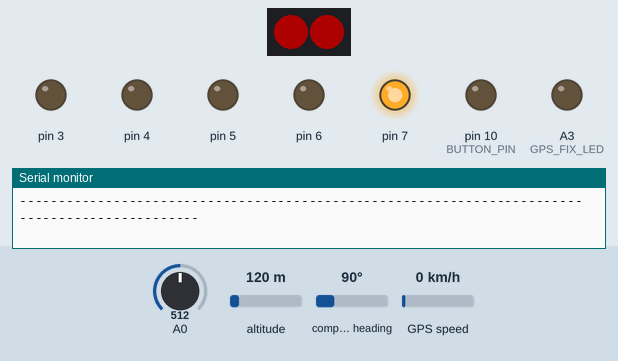
A program run on a simulated Arduino Nano, built with avr-gcc and run on an emulated ATmega328P. Shown: 2 RGB LEDs in strip order, left to right, output pins drawn as LEDs (lit = HIGH), the last lines printed to the serial monitor. Inputs (shaded band) come from the test bench; at power-on: compass heading 90°, A0 = 512, altitude 120 m, GPS speed 0 km/h. Dim RGB values are drawn brighter than linear; the GPS gets a fix after 3 s at 37.7749, -122.4194 with 8 satellites.

Above: at 0.1 s.
At 2.6 s:
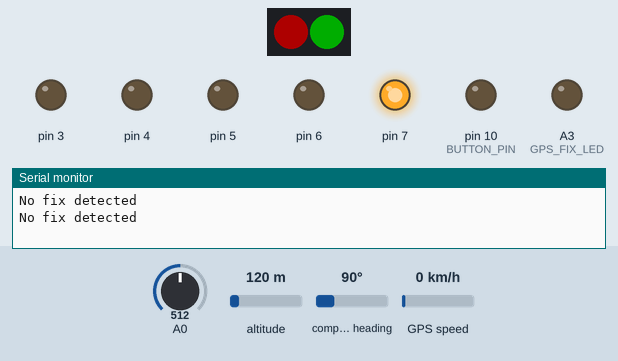
2.7 s: compass heading set to 7°
At 4.4 s:
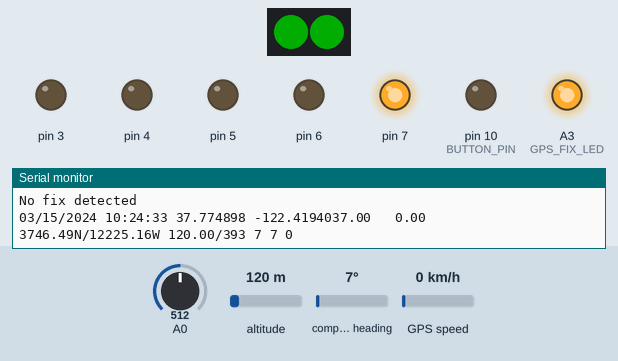
Timing chart, 0 to 5.9 s (numbered marks = the images above; inputs shaded):
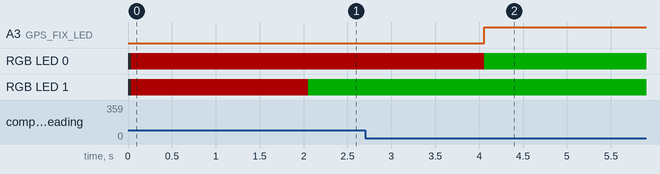

The program:

main.cpp
```cpp
/***
 * Arduino APRS Tracker (aat) with Arduino nano knockoff
 * Install the following libraries through Arduino Library Manager
 * - TinyGPS by Mikal Hart
 * -
 * -
 ***/

#include <SoftwareSerial.h>
#include <TinyGPS.h>
#include <LibAPRS.h>
#include <secrets.h>
#include "coord_format.h"
#include <Adafruit_NeoPixel.h>


// Enable this define NEO-6M if you are constantly getting wrong data,
// the ADC ISR triggers during SoftwareSerial so we miss data coming from GPS
// (for some reason only on this type of GPS and only when running on 9600 bps)
//#define NEO-6M

// Manual update button
#define BUTTON_PIN 10

// GPS SoftwareSerial
// Does not share pins with SPI. Will not communicate with budget gps modules if linked to spi bus.
#define GPS_RX_PIN 9
#define GPS_TX_PIN 8
TinyGPS gps;
SoftwareSerial GPSSerial(GPS_RX_PIN, GPS_TX_PIN);

// LibAPRS
#define OPEN_SQUELCH false
#define ADC_REFERENCE REF_5V

// PPT_PIN is defined on libAPRS/device.h
//#define PPT_PIN 3

// GPS_FIX_LED A3/D17
#define GPS_FIX_LED A3

// no slash used in symbol table
char APRS_CALLSIGN[] = "KM6WOL";
int APRS_SSID = 12;
char APRS_SYMBOL = 'b';


// NeoPixel settings
//Neopixel 1: GPS, Neopixel 2: Status
#define LED_PIN  2
#define LED_COUNT 2

Adafruit_NeoPixel statusled(LED_COUNT, LED_PIN, NEO_GRB + NEO_KHZ800);


// SmartBeaconing(tm) Setting  http://www.hamhud.net/hh2/smartbeacon.html implementation by LU5EFN
// SmartBeaconing is an algorithm created by Steve Bragg for adjusting the transmit rate by the speed and heading changes on the tracker.
//As the tracker moves faster, the transmit rate will increase linearly.
//SmartBeaconing also uses CornerPegging to cause transmissions to occur when the tracker turns corners.
//In order to use SmartBeaconing, the GPS must send speed and heading information with the GPRMC sentence.

#define LOW_SPEED 5 // [km/h]
#define HIGH_SPEED 90

//1750 :: 1750000ms/1750 seconds/29.16 minutes
//175 :: 175000ms/175 seconds/2.916 minutes
#define SLOW_RATE 1750 // [seg]
#define FAST_BEACON_RATE  175

#define TURN_MIN  30
#define TURN_SLOPE  240
#define MIN_TURN_TIME 20

//long instead of float for latitude and longitude
long lat = 0;
long lon = 0;

int speed_kt = 0;
int currentcourse = 0;
int ialtitude_feet = 0;

unsigned long lastTX = 0, tx_interval = 0;
int previouscourse = 0, turn_threshold = 0, courseDelta = 0;

bool newData = false;
// buffer for conversions
#define CONV_BUF_SIZE 16
static char conv_buf[CONV_BUF_SIZE];

/*****************************************************************************************/

/*****************************************************************************************/
void disableGPGLL()
{
  const char *msg = "PUBX,40,GLL,0,0,0,0,0";

  // find checksum
  int checksum = 0;
  for (int i = 0; msg[i]; i++)
    checksum ^= (unsigned char)msg[i];

  // convert and create checksum HEX string
  char checkTmp[8];
  snprintf(checkTmp, sizeof(checkTmp)-1, "*%.2X", checksum);

  // send to module
  GPSSerial.print("$");
  GPSSerial.print(msg);
  GPSSerial.println(checkTmp);
  GPSSerial.flush();
}

void locationUpdate() {
//Altitude in Comment Text — The comment may contain an altitude value,
//in the form /A=aaaaaa, where aaaaaa is the altitude in feet. For example:
//A=001234. The altitude may appear anywhere in the comment.
//Source: APRS protocol
//Which means /A=000XXXArduino APRS Tracker (29 characters)

  char comment []= "AVR APRS Beacon";
  char temp[8];
  char APRS_comment [32]="/A=";

  // Convert altitude in string and pad left
  sprintf(temp, "%06d", ialtitude_feet);
  strcat(APRS_comment,temp);
  strcat(APRS_comment,comment);
  //Serial.println(APRS_comment);

  APRS_setLat((char*)deg_to_nmea(lat, true));
  APRS_setLon((char*)deg_to_nmea(lon, false));

  APRS_setSpeed(speed_kt);
  APRS_setCourse(currentcourse);

  // turn off SoftSerial to stop interrupting tx
  GPSSerial.end();

  // TX
  APRS_sendLoc(APRS_comment, strlen(APRS_comment));

  // read TX LED pin and wait till TX has finished. LibAPRS has TX_LED defined on (PB5), i use LED_BUILTIN on my version as TX_LED
  //while(digitalRead(LED_BUILTIN));

  // start SoftSerial again
// #ifdef NEO-6M
//    GPSSerial.begin(4800);
// #else
  GPSSerial.begin(9600);
      statusled.clear();
      statusled.setBrightness(50);
      statusled.setPixelColor(0, 0,0,255);
      statusled.setPixelColor(1, 0,0,255);
      statusled.show();
//#endif
}


void setup()
{
  Serial.begin(115200);
  GPSSerial.begin(9600);

// #ifdef NEO-6M
//   GPSSerial.print("$PUBX,41,1,0007,0003,4800,0*13\r\n");
//   GPSSerial.begin(4800);
//   GPSSerial.flush();
// #endif
  statusled.begin();           // INITIALIZE NeoPixel strip object (REQUIRED)
  statusled.clear();            // Turn OFF all pixels ASAP
  statusled.setBrightness(50); // Set BRIGHTNESS to about 1/5 (max = 255)
  statusled.setPixelColor(0, 255,0,0);
  statusled.setPixelColor(1, 255,0,0);
  statusled.show();
  // delay(500);
  // statusled.clear();            // Turn OFF all pixels ASAP
  // statusled.setBrightness(50); // Set BRIGHTNESS to about 1/5 (max = 255)
  // statusled.setPixelColor(0, 0,255,0);
  // statusled.setPixelColor(1, 0,255,0);
  // statusled.show();
  // delay(500);
  // statusled.clear();            // Turn OFF all pixels ASAP
  // statusled.setBrightness(50); // Set BRIGHTNESS to about 1/5 (max = 255)
  // statusled.setPixelColor(0, 0,0,255);
  // statusled.setPixelColor(1, 0,0,255);
  // statusled.show();


  // Reduce NMEA messages
  disableGPGLL();
  pinMode(BUTTON_PIN, INPUT_PULLUP);
  pinMode(GPS_FIX_LED,OUTPUT);


  Serial.println(F("Arduino APRS Tracker"));

  APRS_init(ADC_REFERENCE, OPEN_SQUELCH);
  APRS_setCallsign(APRS_CALLSIGN,APRS_SSID);
  APRS_setSymbol(APRS_SYMBOL);

  Serial.print(F("Callsign:     ")); Serial.print(APRS_CALLSIGN); Serial.print(F("-")); Serial.println(APRS_SSID);
  Serial.print(F("Free RAM:     ")); Serial.println(freeMemory());
  Serial.println(F("Date       Time     Latitude  Longitude  Course Speed APRS Lat/Lon       Altitude   Course current/Delta/turn_threshold"));
  Serial.println(F("                    (deg)     (deg)      (deg)  (Km/h)DDMM.mmN/DDDMM.mmW (m/ft)                "));
  Serial.println(F("-----------------------------------------------------------------------------------------------"));
}

static void smartdelay(unsigned long ms)
{
  unsigned long start = millis();
  do
  {
    while (GPSSerial.available())
      {
        if (gps.encode(GPSSerial.read())) newData = true;

      }
  } while (millis() - start < ms);
}

static void print_int(unsigned long val, unsigned long invalid, int len)
{
  char sz[32];
  if (val == invalid)
    strcpy(sz, "*******");
  else
    sprintf(sz, "%ld", val);
  sz[len] = 0;
  for (int i=strlen(sz); i<len; ++i)
    sz[i] = ' ';
  if (len > 0)
    sz[len-1] = ' ';
  Serial.print(sz);
  smartdelay(0);
}

static void print_float(float val, float invalid, int len, int prec)
{
  if (val == invalid)
  {
    while (len-- > 1)
      Serial.print('*');
    Serial.print(' ');
  }
  else
  {
    Serial.print(val, prec);
    int vi = abs((int)val);
    int flen = prec + (val < 0.0 ? 2 : 1); // . and -
    flen += vi >= 1000 ? 4 : vi >= 100 ? 3 : vi >= 10 ? 2 : 1;
    for (int i=flen; i<len; ++i)
      Serial.print(' ');
  }
  smartdelay(0);
}

static void print_date(TinyGPS &gps)
{
  int year;
  byte month, day, hour, minute, second, hundredths;
  unsigned long age;
  gps.crack_datetime(&year, &month, &day, &hour, &minute, &second, &hundredths, &age);
  if (age == TinyGPS::GPS_INVALID_AGE)
    Serial.print(F("********** ******** "));
  else
  {
    char sz[32];
    sprintf(sz, "%02d/%02d/%02d %02d:%02d:%02d ",
        month, day, year, hour, minute, second);
    Serial.print(sz);
  }
  smartdelay(0);
}
/*****************************************************************************************/
void loop()
{
  float flat, flon;

  unsigned long age=0;

  float faltitude_meters=0, fkmph=0;

  // Process GPS data every second (or so)
  smartdelay(1000);
  gps.get_position(&lat, &lon, &age);

  while (age == TinyGPS::GPS_INVALID_AGE)
  {
    // It is not an ideal check but provides a good indication, could be no fix/GPS is not connected/GPS is sending garbage
    Serial.println(F("No fix detected"));
    smartdelay(1000);
    statusled.clear();            // Turn OFF all pixels ASAP
    statusled.setBrightness(50); // Set BRIGHTNESS to about 1/5 (max = 255)
    statusled.setPixelColor(0, 255,0,0);
    statusled.setPixelColor(1, 0,255,0);
    statusled.show();
    gps.get_position(&lat, &lon, &age);
  }

  if (newData && lat !=0)
  {
    // Parse twice the location with both float and long. Using float helps to paste it directly to google maps for troubleshooting
    gps.get_position(&lat, &lon, &age);
    gps.f_get_position(&flat, &flon, &age);

    // TinyGPS reports TinyGPS::GPS_INVALID_F_ALTITUDE = 1000000.0 for invalid altitude
    faltitude_meters = gps.f_altitude(); // +/- altitude in meters

    // Quick fix to ignore wrong data in calculations
    if (int (faltitude_meters) > 30000) faltitude_meters =0;
    ialtitude_feet = int(faltitude_meters*3.281);  // integer value of altitude in feet

    fkmph = gps.f_speed_kmph(); // speed in km/h

    // Quick fix to ignore wrong data in calculations
    if (int (fkmph) > 300) fkmph = 0;

    speed_kt = (int) gps.f_speed_knots(); // speed in knots for APRS

    // TinyGPS reports TinyGPS::GPS_INVALID_F_ANGLE = 1000.0 for invalid course
    currentcourse = (int) gps.f_course();

    // Quick fix to ignore wrong data in calculations
    if (currentcourse > 360 || currentcourse < 0) currentcourse=0;

    // Calculate difference of course to smartbeacon
    courseDelta = (int) ( previouscourse - currentcourse );
    courseDelta = abs (courseDelta);
    if (courseDelta > 180) {
      courseDelta = courseDelta - 360;
    }
    courseDelta = abs (courseDelta) ;

    digitalWrite(GPS_FIX_LED, !digitalRead(GPS_FIX_LED)); // Toggle the GPS_FIX_LED on/off
    statusled.clear();            // Turn OFF all pixels ASAP
    statusled.setBrightness(50); // Set BRIGHTNESS to about 1/5 (max = 255)
    statusled.setPixelColor(0, 0,255,0);
    statusled.setPixelColor(1, 0,255,0);
    statusled.show();

    print_date(gps);
    print_float(flat, TinyGPS::GPS_INVALID_F_ANGLE, 10, 6);
    print_float(flon, TinyGPS::GPS_INVALID_F_ANGLE, 11, 6);
    print_float(gps.f_course(), TinyGPS::GPS_INVALID_F_ANGLE, 7, 2);
    print_float(fkmph, TinyGPS::GPS_INVALID_F_SPEED, 6, 2);
    Serial.print(deg_to_nmea(lat, true));Serial.print(F("/"));Serial.print(deg_to_nmea(lon, false));
    Serial.print(F(" ")); Serial.print(faltitude_meters);Serial.print(F("/"));Serial.print(ialtitude_feet);

    // Based on HamHUB Smart Beaconing(tm) algorithm
    if ( fkmph < LOW_SPEED ) {
      tx_interval = SLOW_RATE *1000L;
    }
    else if ( fkmph > HIGH_SPEED) {
      tx_interval = FAST_BEACON_RATE  *1000L;
    }
    else {
    // Interval inbetween low and high speed
      tx_interval = ((FAST_BEACON_RATE * HIGH_SPEED) / fkmph ) *1000L ;
    }

    turn_threshold = TURN_MIN + TURN_SLOPE / fkmph;

    Serial.print(F(" "));Serial.print(currentcourse);Serial.print(F(" "));Serial.print(courseDelta);
    Serial.print(F(" "));Serial.println(turn_threshold);

    if (courseDelta > turn_threshold ){
      if ( millis() - lastTX > MIN_TURN_TIME *1000L){
        Serial.println(F("DEBUG: APRS UPDATE because of millis() - lastTX > MIN_TURN_TIME *1000L"));
        locationUpdate();
        lastTX = millis();
      }
    }

    previouscourse = currentcourse;
    // tx_internal with default values 1750000 milliseconds/1750 seconds/29.16 minutes
    if ( millis() - lastTX > tx_interval) {
      Serial.println(F("DEBUG: APRS UPDATE because of millis() - lastTX > tx_interval"));
      locationUpdate();
      lastTX = millis();
    }

    if (digitalRead(BUTTON_PIN)==0)
    {
      while(digitalRead(BUTTON_PIN)==0) {}; //debounce
      Serial.println(F("MANUAL UPDATE"));
      locationUpdate();
    }
  }
  newData = false;
}

/*****************************************************************************************/
void aprs_msg_callback(struct AX25Msg *msg) {
}

/*****************************************************************************************/
```

coord_format.cpp
```cpp
#include "coord_format.h"
#include <stdio.h>
#include <stdlib.h>

// Buffer for conversions
static char conv_buf[CONV_BUF_SIZE];

/*
**  Convert degrees in long format to APRS string format
**  DDMM.hhN for latitude and DDDMM.hhW for longitude
**  D is degrees, M is minutes and h is hundredths of minutes.
**  http://www.aprs.net/vm/DOS/PROTOCOL.HTM
*/
char* deg_to_nmea(long deg, bool is_lat) {
  bool is_negative = (deg < 0);
  deg = labs(deg);

  unsigned long b = (deg % 1000000UL) * 60UL;
  unsigned long a = (deg / 1000000UL) * 100UL + b / 1000000UL;
  b = (b % 1000000UL) / 10000UL;

  if (is_lat) {
    char hemisphere = is_negative ? 'S' : 'N';
    snprintf(conv_buf, CONV_BUF_SIZE, "%04lu.%02lu%c", a, b, hemisphere);
  } else {
    char hemisphere = is_negative ? 'W' : 'E';
    snprintf(conv_buf, CONV_BUF_SIZE, "%05lu.%02lu%c", a, b, hemisphere);
  }
  return conv_buf;
}
```

coord_format.h
```cpp
#ifndef COORD_FORMAT_H
#define COORD_FORMAT_H

// Required for boolean type
#include <stdbool.h>

// Size of the conversion buffer
#define CONV_BUF_SIZE 16

// Declaration of the conversion function
char* deg_to_nmea(long deg, bool is_lat);

#endif // COORD_FORMAT_H
```

secrets.h
```cpp
// Insert callsign, ssid, and symbol in this file.

// /$ XYZ BASIC SYMBOL TABLE

// /[ HS  Human/Person   (SSID-7)
// /> MV  CAR            (SSID-9)
// /< MT  Motorcycle     (SSID-10)
// /b LB  BIKE          (SSID-4)
// /j LJ  JEEP          (SSID-12)
// /k LK  TRUCK         (SSID-14)
// \k  SKO Special Vehicle SUV,ATV,4x4


// Station SSIDs

// -0 Your primary station usually fixed and message capable
// -1 generic additional station, digi, mobile, wx, etc
// -2 generic additional station, digi, mobile, wx, etc
// -3 generic additional station, digi, mobile, wx, etc
// -4 generic additional station, digi, mobile, wx, etc
// -5 Other networks (Dstar, Iphones, Androids, Blackberry's etc)
// -6 Special activity, Satellite ops, camping or 6 meters, etc
// -7 walkie talkies, HT's or other human portable
// -8 boats, sailboats, RV's or second main mobile
// -9 Primary Mobile (usually message capable)
// -10 internet, Igates, echolink, winlink, AVRS, APRN, etc
// -11 balloons, aircraft, spacecraft, etc
// -12 APRStt, DTMF, RFID, devices, one-way trackers, etc
// -13 Weather stations
// -14 Truckers or generally full time drivers
// -15 generic additional station, digi, mobile, wx, etc
```
